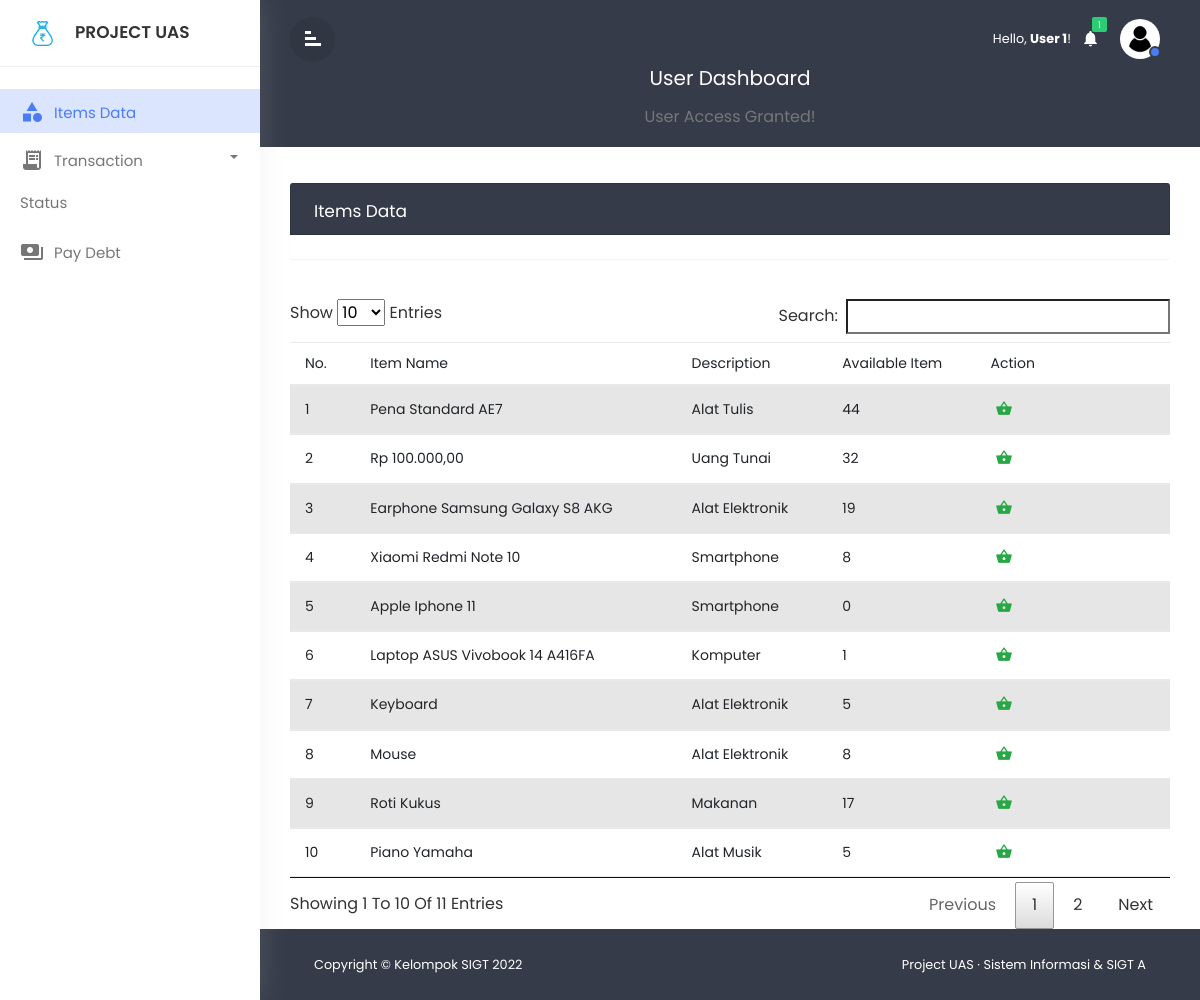
Screenshot of /user/userdebthome.php (signed in) with the database file from the repository.
### tables this page shows
CREATE TABLE `item` (
  `itemid` int(11) NOT NULL,
  `itemname` varchar(50) NOT NULL,
  `itemdesc` varchar(50) NOT NULL,
  `itemava` int(11) NOT NULL,
  `itemtotal` int(11) NOT NULL,
  `itemprice` int(50) NOT NULL
);

### user/userdebthome.php (the view, shortened to what this page needs)
<?php
    require '../function.php';
    $iduser = $_SESSION['iduser'];
?>
<!DOCTYPE html>
<html lang="en">
<head>
    <link href="../css/styles.css" rel="stylesheet"/>
    <link type="text/css" href="../css/dataTables.checkboxes.css" rel="stylesheet"/>
	<link type="text/css" href="../css/datatables.min.css" rel="stylesheet"/>
    <link rel="stylesheet" href="../css/bootstrap.min.css">
    <link href="../css/custom.css" rel="stylesheet"/>
</head>
<body>
    <div class="wrapper">
        <div id="sidebar">
	        <div class="sidebar-header">
		        <h3><img src="../img/logo.png" class="img-fluid"/><span>Project UAS</span></h3>
		    </div>
            <ul class="list-unstyled component m-0">
		        <li class="active">
		            <a href="#" class="dashboard"><i class="material-icons">category</i>Items Data </a>
		        </li>
                <li class="dropdown">
		            <a href="#homeSubmenu1" data-toggle="collapse" aria-expanded="false" class="dropdown-toggle"><i class="material-icons">receipt_long</i>Transaction</a>
                    <ul class="show list-unstyled menu" id="homeSubmenu1">
			            <li><a href="userhistory.php">Status</a></li>
		            </ul>
		        </li>
                <li>
                    <?php
                        $getalldebt = mysqli_query($conn, "SELECT * FROM debt WHERE iduser = '$iduser'");
                        $getdatadebt = mysqli_fetch_array($getalldebt);
                        $currentuserdebt = $getdatadebt['debt'];
                        if ($currentuserdebt > 0) {
		                    echo '<a href="#paydebt" data-toggle="modal"><i class="material-icons">payments</i>Pay Debt</a>';
                        } else {
                            echo '<a href="#paydebtnone" data-toggle="modal"><i class="material-icons">payments</i>Pay Debt</a>';
                        }
                    ?>
		        </li>
            </ul>
        </div>
        <div id="content">
		    <div class="top-navbar">
		        <div class="xd-topbar">
			        <div class="row">
				        <div class="col-2 col-md-1 col-lg-1 order-2 order-md-1 align-self-center">
					        <div class="xp-menubar"><span class="material-icons text-white">signal_cellular_alt</span></div>
					    </div>
					<div class="col-md-5 col-lg-3 order-3 order-md-2">
					</div>
					<div class="col-10 col-md-6 col-lg-8 order-1 order-md-3">
					    <div class="xp-profilebar text-right">
						    <nav class="navbar p-0">
                                <ul class="nav navbar-nav flex-row ml-auto">
                                    <li class="d-flex align-content-center flex-wrap"><small>Hello, <b><?=$_SESSION['username'];?></b>!</small></li>
							        <li class="dropdown nav-item">
                                        <?php
                                            $getdebtuser = mysqli_query($conn, "SELECT * FROM user WHERE iduser = '$iduser' AND role = 2");
                                            $rowCount = mysqli_num_rows($getdebtuser);
                                        ?>
							            <a class="nav-link" href="#" data-toggle="dropdown"><span class="material-icons">notifications</span><span class="notification"><?=$rowCount;?></span></a>
							        </li>
							        <li class="dropdown nav-item">
							            <a class="nav-link" href="#" data-toggle="dropdown"><img src="../img/<?=$_SESSION['image']?>" style="width:40px; border-radius:50%;"/><span class="xp-user-live"></span></a>
                                    </li>
                                </ul>
                            </nav>
                        </div>
                    </div>
                    </div>
                    <div class="xp-breadcrumbbar text-center">
				        <h4 class="page-title">User Dashboard</h4>
					    <ol class="breadcrumb">
					        <li class="breadcrumb-item"><a href="#">User access granted!</a></li>
					    </ol>
				    </div>
                </div>
		    </div>
		    <div class="main-content">
			    <div class="row">
			        <div class="col-md-12">
				        <div class="table-wrapper">
				            <div class="table-title card mb-4">
				                <div class="row">
					                <div class="col-sm-6 p-0 flex justify-content-lg-start justify-content-center">
						                <h2 class="ml-lg-2">Items Data</h2>
						            </div>
				                </div>
				            </div>
                        </div>
                    </div>
                </div>
                <table id="example" class="table table-striped table-hover">
                    <thead>
                        <tr>
                            <th>No.</th>
                            <th>Item Name</th>
                            <th>Description</th>
                            <th>Available Item</th>
                            <th>Action</th>
                        </tr>
                    </thead>
                    <tbody>
                        <?php
                            $getallitem = mysqli_query($conn, "SELECT * FROM item");
                            $i = 1;
                            while ($data = mysqli_fetch_array($getallitem)) {
                                $itemid = $data['itemid'];
                                $itemname = $data['itemname'];
                                $itemdesc = $data['itemdesc'];
                                $itemava = $data['itemava'];
                        ?>
                        <tr id="<?=$itemid;?>">
                            <td><?=$i++;?></td>
                            <td><?=$itemname;?></td>
                            <td><?=$itemdesc;?></td>
                            <td><?=$itemava;?></td>
                            <td>
                                <a class="text-success" data-toggle="modal" data-target="#borrow<?=$itemid;?>">
                                    <i class="material-icons" data-toggle="tooltip" title="Borrow">shopping_basket</i>
                                </a>
                            </td>
                        </tr>
                        <?php
                            };
                        ?>
                    </tbody>
                </table>
            </div>
            <footer class="py-4 mt-auto">
                <div class="container-fluid px-4">
                    <div class="d-flex align-items-center justify-content-between small">
                        <div>Copyright &copy; Kelompok SIGT 2022</div>
                        <div>Project UAS &middot; Sistem Informasi &amp; SIGT A</div>
                    </div>
                </div>
            </footer>
        </div>
    </div>
</body>
</html>

### rows the page displays
item: itemname "Pena Standard AE7", itemdesc "Alat Tulis", itemava "44"
item: itemname "Rp 100.000,00", itemdesc "Uang Tunai", itemava "32"
item: itemname "Earphone Samsung Galaxy S8 AKG", itemdesc "Alat Elektronik", itemava "19"
item: itemname "Xiaomi Redmi Note 10", itemdesc "Smartphone", itemava "8"
item: itemname "Apple Iphone 11", itemdesc "Smartphone", itemava "0"
item: itemname "Laptop ASUS Vivobook 14 A416FA", itemdesc "Komputer", itemava "1"
item: itemname "Keyboard", itemdesc "Alat Elektronik", itemava "5"
item: itemname "Mouse", itemdesc "Alat Elektronik", itemava "8"
item: itemname "Roti Kukus", itemdesc "Makanan", itemava "17"
item: itemname "Piano Yamaha", itemdesc "Alat Musik", itemava "5"

### other values shown
$_SESSION['username'] "User 1"
$rowCount "1"
